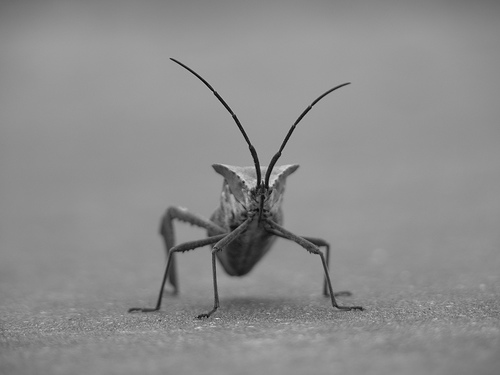
#> input picture lista4/processamento_imagens/ex02/stinkbug.png, 500 x 375 px, found by its file name
$ python main.py
#> lines starting #> are read from the running program, lines starting #| are printed output that depends on the picture; after the words box and inside, x2 and y2 are one past the last pixel; in counts of white or black regions, pixels touching at a corner belong together
from matplotlib import image
from matplotlib import pyplot as plt
import numpy as np

img = image.imread(r"D:\Documents\GitHub\FDP-\lista4\processamento_imagens\ex02\stinkbug.png")
#> img is the input picture: shape (375, 500, 3) float32; min 0, max 0.851, mean 0.551

print(img.shape)
#| (375, 500, 3)
print(img)
#> (printed output is left out)

def build_circulo(x, y, raio):
    circulo = []

    for i in range(x - raio, x + raio):
        for j in range(y - raio, y + raio):
            if (i - x)**2 + (j - y)**2 <= raio**2:
                circulo.append((i, j))

    return circulo

def desenha_circulo(img, circulo, cor):
    for (x, y) in circulo:
        if (x < img.shape[0] and x >= 0 and y < img.shape[1] and y >= 0):
            img[x, y] = cor

    return img

def listras(img):
    for i in range(img.shape[0]):
        for j in range(img.shape[1]):
            for k in range(img.shape[2]):
                if j % 15 == 0 or i % 15 == 0:
                    img[i, j, k] = 255
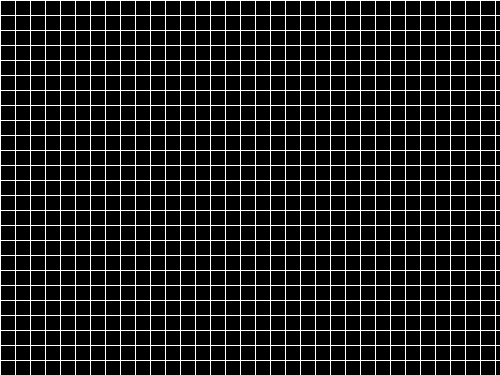
#> img: shape (375, 500, 3) float32; 13.01% of pixels changed, all inside (x1, y1, x2, y2) = (0, 0, 500, 375)

    return img

img = listras(img)

num_bolas = 10
raio = 10
cor = (200, 200, 200)

for i in range(num_bolas):
    x = np.random.randint(0, img.shape[0])
    y = np.random.randint(0, img.shape[1])

    img = desenha_circulo(img, build_circulo(x, y, raio), cor)
#> this loop made 10 passes
#> pass 1, `img = desenha_circulo(img, build_circulo(x, y, raio), cor)`:
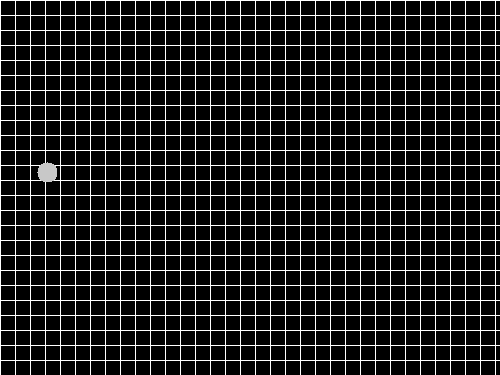
#> img: shape (375, 500, 3) float32; 0.17% of pixels changed, all inside (x1, y1, x2, y2) = (37, 162, 57, 182)
#> pass 2, `img = desenha_circulo(img, build_circulo(x, y, raio), cor)`:
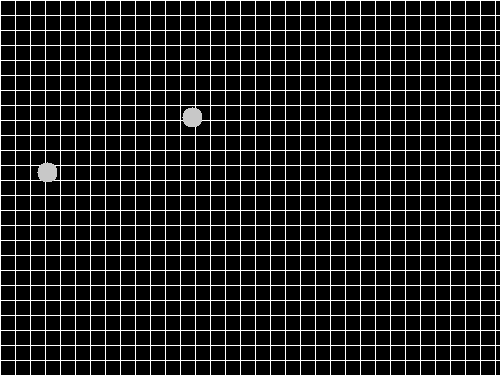
#> img: shape (375, 500, 3) float32; 0.17% of pixels changed, all inside (x1, y1, x2, y2) = (182, 107, 202, 127)
#> pass 3, `img = desenha_circulo(img, build_circulo(x, y, raio), cor)`:
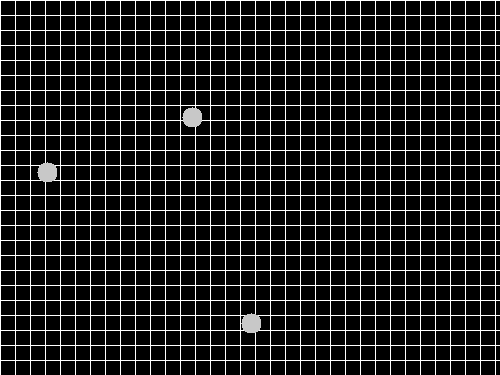
#> img: shape (375, 500, 3) float32; 0.17% of pixels changed, all inside (x1, y1, x2, y2) = (241, 313, 261, 333)
#> after the loop:
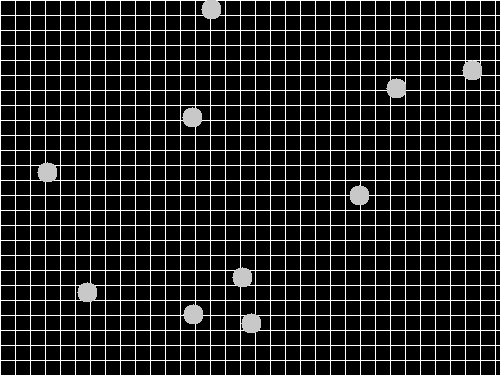
#> img: shape (375, 500, 3) float32; 1.18% of pixels changed, all inside (x1, y1, x2, y2) = (77, 0, 482, 324)

plt.imshow(img)
plt.show()
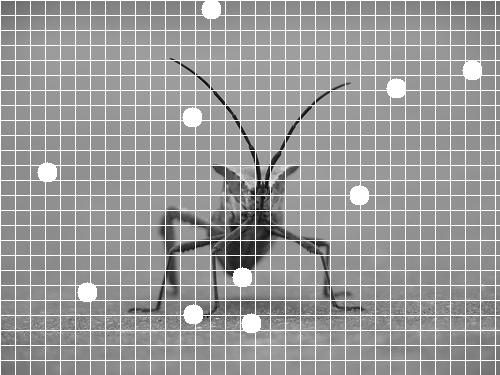
#> shown: shape (375, 500, 3) float32; min 0, max 1, mean 0.616
